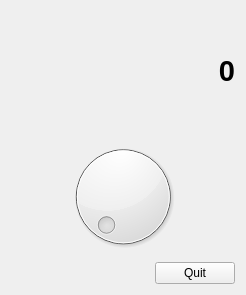
<?xml version="1.0" encoding="UTF-8"?>
<ui version="4.0">
 <class>Form</class>
 <widget class="QWidget" name="Form">
  <property name="geometry">
   <rect>
    <x>0</x>
    <y>0</y>
    <width>246</width>
    <height>295</height>
   </rect>
  </property>
  <property name="windowTitle">
   <string>Form</string>
  </property>
  <layout class="QVBoxLayout" name="verticalLayout">
   <item>
    <widget class="QLabel" name="label">
     <property name="enabled">
      <bool>true</bool>
     </property>
     <property name="font">
      <font>
       <pointsize>22</pointsize>
       <weight>75</weight>
       <bold>true</bold>
      </font>
     </property>
     <property name="text">
      <string>0</string>
     </property>
     <property name="alignment">
      <set>Qt::AlignRight|Qt::AlignTrailing|Qt::AlignVCenter</set>
     </property>
    </widget>
   </item>
   <item>
    <widget class="QDial" name="dial"/>
   </item>
   <item>
    <layout class="QHBoxLayout" name="horizontalLayout">
     <item>
      <spacer name="horizontalSpacer">
       <property name="orientation">
        <enum>Qt::Horizontal</enum>
       </property>
       <property name="sizeHint" stdset="0">
        <size>
         <width>40</width>
         <height>20</height>
        </size>
       </property>
      </spacer>
     </item>
     <item>
      <widget class="QPushButton" name="pushButton">
       <property name="text">
        <string>Quit</string>
       </property>
      </widget>
     </item>
    </layout>
   </item>
  </layout>
 </widget>
 <resources/>
 <connections>
  <connection>
   <sender>dial</sender>
   <signal>sliderMoved(int)</signal>
   <receiver>label</receiver>
   <slot>setNum(int)</slot>
   <hints>
    <hint type="sourcelabel">
     <x>97</x>
     <y>154</y>
    </hint>
    <hint type="destinationlabel">
     <x>29</x>
     <y>28</y>
    </hint>
   </hints>
  </connection>
  <connection>
   <sender>dial</sender>
   <signal>sliderReleased()</signal>
   <receiver>label</receiver>
   <slot>clear()</slot>
   <hints>
    <hint type="sourcelabel">
     <x>122</x>
     <y>187</y>
    </hint>
    <hint type="destinationlabel">
     <x>48</x>
     <y>43</y>
    </hint>
   </hints>
  </connection>
  <connection>
   <sender>pushButton</sender>
   <signal>clicked()</signal>
   <receiver>Form</receiver>
   <slot>close()</slot>
   <hints>
    <hint type="sourcelabel">
     <x>175</x>
     <y>249</y>
    </hint>
    <hint type="destinationlabel">
     <x>242</x>
     <y>218</y>
    </hint>
   </hints>
  </connection>
 </connections>
</ui>
